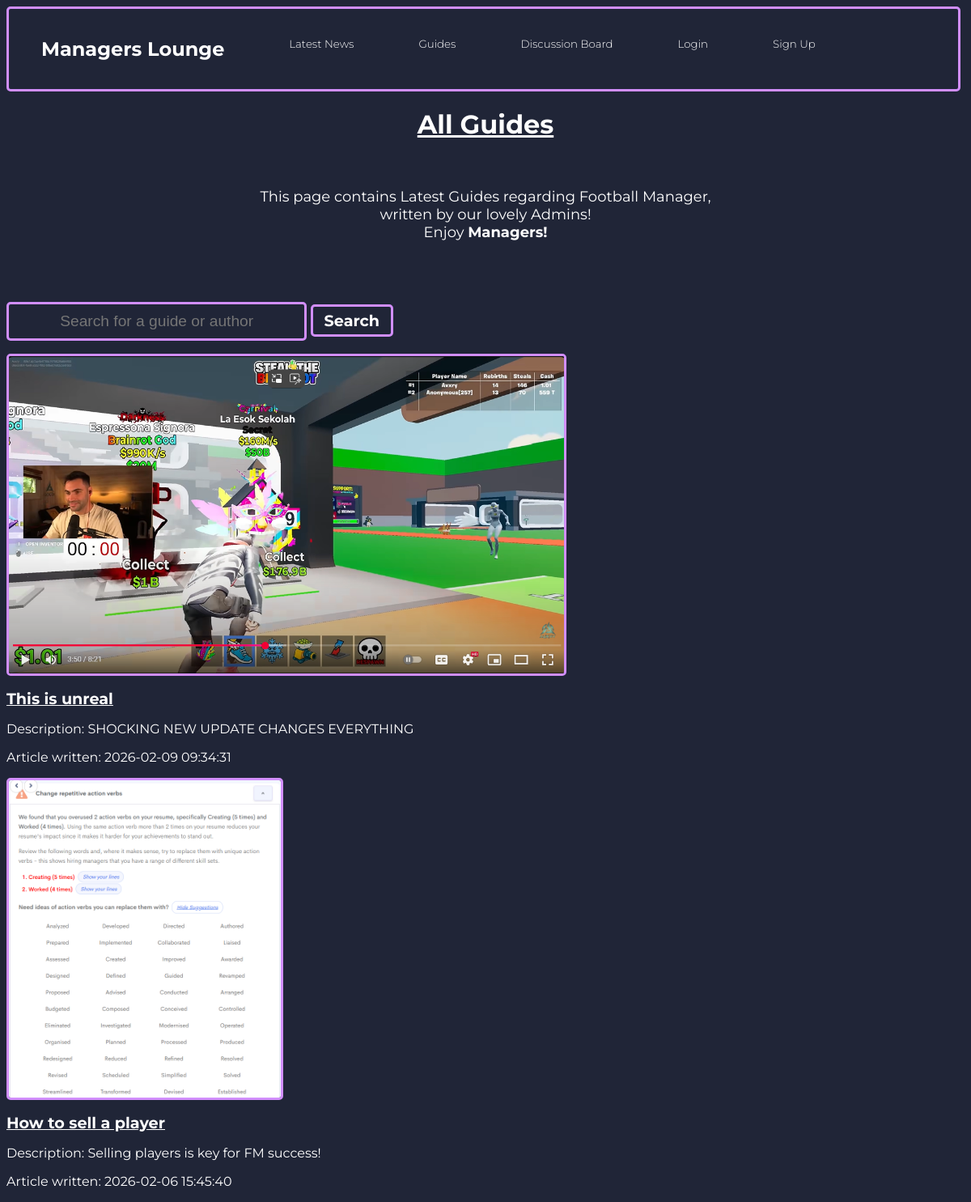
The app's page /listguides.php, older data.
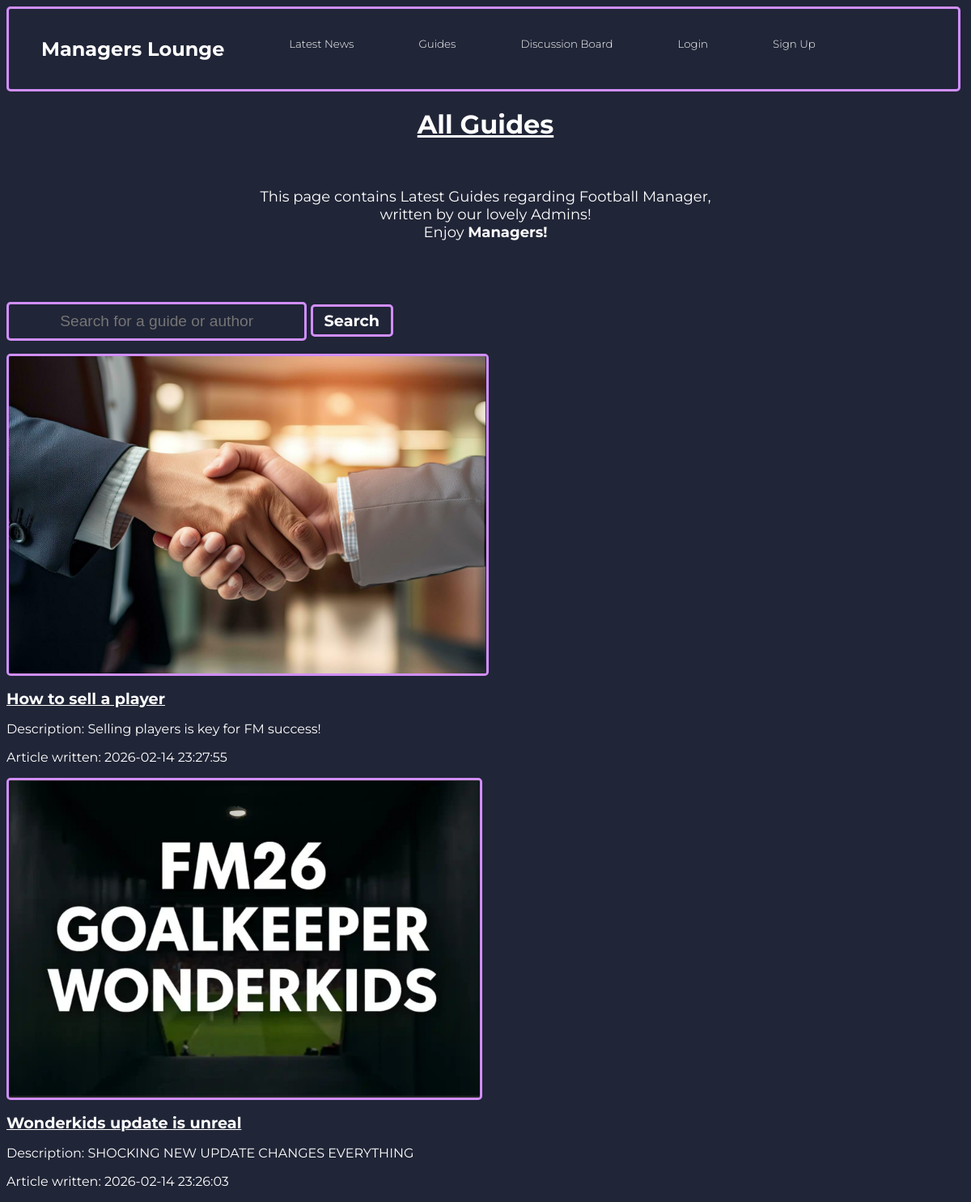
The same page, newer data.
### tables this page shows
CREATE TABLE `guides` (
  `id` int(11) NOT NULL,
  `title` text NOT NULL,
  `description` text NOT NULL,
  `picture` blob NOT NULL,
  `content` text NOT NULL,
  `username` text NOT NULL,
  `time_created` timestamp NOT NULL DEFAULT current_timestamp() ON UPDATE current_timestamp(),
  `comments` text NOT NULL
);

### listguides.php (the view, shortened to what this page needs)
<?php
include 'connectdb.php';
$news = [];
if (empty($news)) {
    $stmt = $conn->prepare("SELECT * FROM guides ORDER BY time_created DESC");
    $stmt->execute();
    $result = $stmt->get_result();
    while ($row = $result->fetch_assoc()) {
        $news[] = $row;
    }
}
?>
<!DOCTYPE html>
<html lang="en">
<head>
    <link rel="stylesheet" href="listnews.css">
    <link rel="stylesheet" href="main.css">
</head>
<body>
    <nav>
        <ul>
            <li>
                <h1><a href="index.html">Managers Lounge</a></h1>
            </li>
            <li>
                <h2><a href="listnews.php">Latest News</a></li>
            <li>
                <h2><a href="listguides.php">Guides</a></li>
            <li>
                <h2><a href="discussionboard.php">Discussion Board</a></li>
            <li>
                <h2><a class="right-float" href="login.php">Login</a></li>
            <li>
                <h2><a class="right-float" href="signup.php">Sign Up</a></li>
        </ul>
    </nav>
<h1 class="title"><u>All Guides</u></h1>
<br>
<p class="welcome-message"> This page contains Latest Guides regarding Football Manager, <br> written by our lovely Admins! <br> Enjoy <b>Managers! </b> </p>
<br> <br>
<br>
    <div class="search-button">
        <form method='POST'>
            <input type="text" class="search-btn" placeholder="Search for a guide or author" name="search">
            <button name="submit">Search</button>
        </form>
    </div>
    <div class="posts-container">
        <?php
        if (!empty($news)) {
            foreach ($news as $row) {
                echo '<section class="newsCard">';
                  if (!empty($row['picture'])) {
                    echo '<img src="' . htmlspecialchars($row['picture']) . '" alt="Guide image" class="listnews-article-image">' . '<br>';
                }
                echo '<p><a class=article-title href="retrieve_guides.php?id=' . htmlspecialchars($row['id']) . '">' .  '<b>', htmlspecialchars($row['title']) . '</b>' , '</a></p>';
                echo '<p>Description: ' . htmlspecialchars($row['description']) . '</p>';
                echo '<p>Article written: ' . htmlspecialchars($row['time_created']) . '</p>';
                echo '</section>';
            }
        } else {
            echo "<p>No guides found.</p>";
        }
        ?>
    </div>
</body>
</html>

### listnews.css (style rules this page uses)
a { color: white; }
img { width: auto; height: 50%; border: 3px solid #D18EFB; border-radius: 5px; }
.search-btn { text-align: center; border: 3px solid #D18EFB; padding: 10px 69px; border-radius: 5px; cursor: pointer; color: white; text-decoration: none; background-color: #202537; display: inline-block; font-size: 120%; transition-duration: 0.4s; }
.search-button input { padding-left: 5%; padding-right: 5%; font-size: larger; border: 3px solid #D18EFB; }
.search-button button { text-align: center; padding: 5px 14px; border: 3px solid #D18EFB; background-color: #202537; cursor: pointer;; text-decoration: none; display: inline-block; font-size: 120%; transition-duration: 0.4s; color: white; }
.welcome-message { text-align: center; font-size: large; }
.article-title { text-align: center; font-size: larger; }
.article-title b { text-align: center; }

### main.css (style rules this page uses)
body { font-family: "Montserrat", sans-serif; font-optical-sizing: auto; font-weight: weight; font-style: normal; background-color: #202537; color: #FFFFFF; }
@media screen and (max-width: 1285px) { h2 { font-size: smaller; } }
nav { text-decoration: none; border-radius: 5px; border: 3px solid #D18EFB; background: none; color: white; top: 0; width: 99.1%; height: fit-content; }
nav a { color: white; text-decoration: none; }
ul { list-style-type: none; margin: 0; padding: 0; display: flex; overflow: hidden; }
li a { display: block; text-align: center; padding: 15px 20px; margin: 20px; }
h2 { font-weight: 300; }
.title { text-align: center; }
a { color: white ; }
button { font-family: "Montserrat", sans-serif; border: 3px solid #D18EFB; border-radius: 5px; cursor: pointer; text-decoration: none; padding: 10px 24px; color: #FFFFFF; transition-duration: 0.4s; font-weight: bold; background-color: #202537; }

Row changes from the older to the newer data that the page shows:
changed guides "How to sell a player": picture: a different picture; time_created "2026-02-06 15:45:40" → "2026-02-14 23:27:55"; moves up the list
changed guides "SHOCKING NEW UPDATE CHANGES EVERYTHING": picture: a different picture; title "This is unreal" → "Wonderkids update is unreal"; time_created "2026-02-09 09:34:31" → "2026-02-14 23:26:03"
